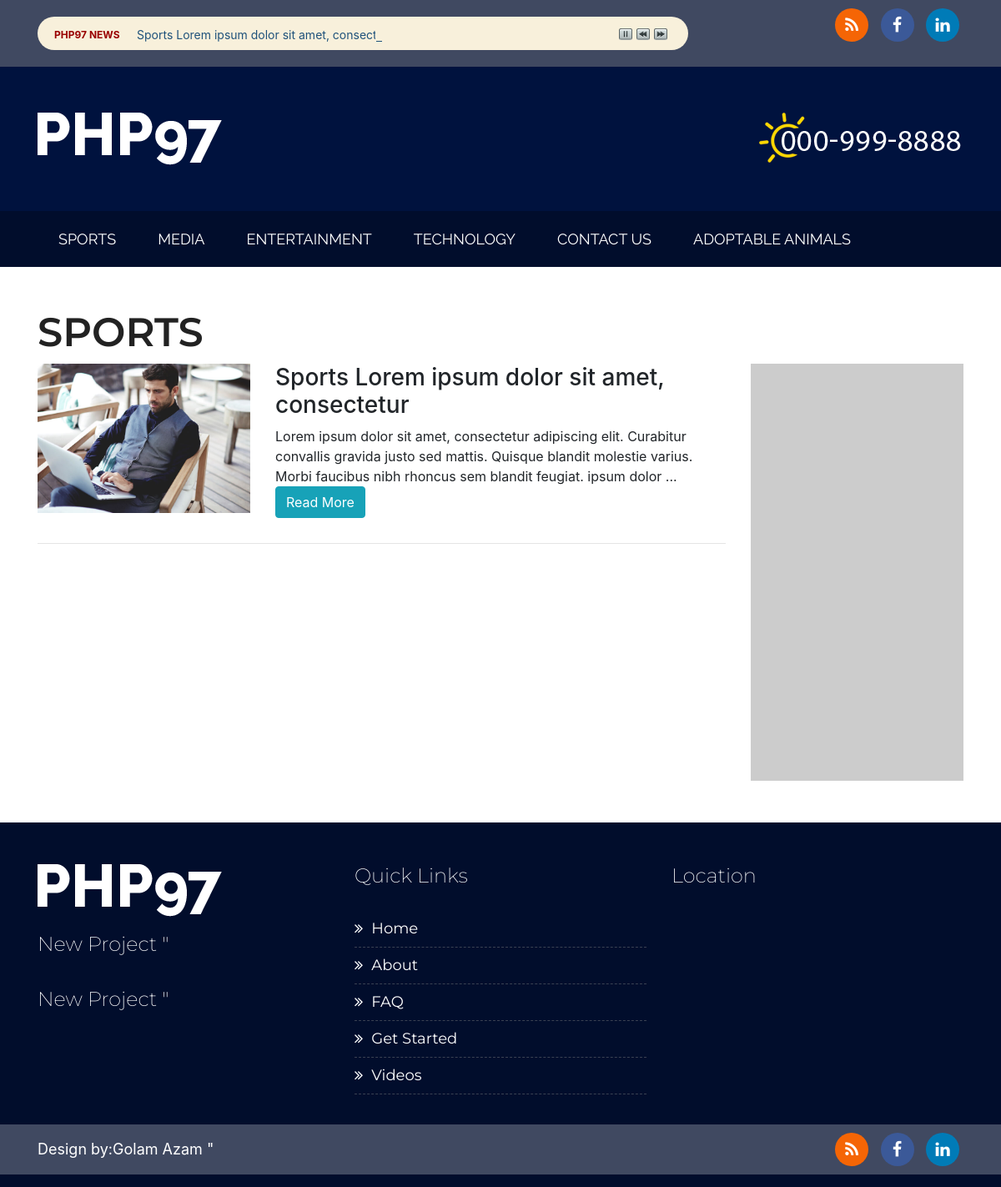
Screenshot of /category.php?cat_id=1 with the database file from the repository.
### tables this page shows
CREATE TABLE `posts` (
  `post_id` int(9) NOT NULL,
  `post_title` varchar(50) NOT NULL,
  `post_slug` varchar(50) NOT NULL,
  `post_description` text NOT NULL,
  `postcat_id` tinyint(4) NOT NULL,
  `post_image` varchar(100) NOT NULL,
  `post_status` tinyint(4) NOT NULL DEFAULT '1',
  `post_insert_date` timestamp NOT NULL DEFAULT CURRENT_TIMESTAMP ON UPDATE CURRENT_TIMESTAMP,
  `post_update_date` datetime NOT NULL
);

CREATE TABLE `settings` (
  `setting_id` int(9) NOT NULL,
  `setting_tagline` varchar(50) NOT NULL,
  `setting_logo` varchar(50) NOT NULL,
  `setting_phone` varchar(50) NOT NULL,
  `setting_facebook` varchar(50) NOT NULL,
  `setting_rss` varchar(100) NOT NULL,
  `setting_twitter` varchar(100) NOT NULL,
  `setting_linkedin` varchar(100) NOT NULL,
  `setting_google` varchar(100) NOT NULL,
  `setting_copyright` varchar(100) NOT NULL,
  `setting_googlemap` text NOT NULL,
  `setting_footertext` varchar(100) NOT NULL
);

CREATE TABLE `postcategory` (
  `postcat_id` int(9) NOT NULL,
  `postcat_title` varchar(20) NOT NULL,
  `postcat_slug` varchar(50) NOT NULL,
  `postcat_desctiption` varchar(200) NOT NULL,
  `postcat_image` varchar(100) NOT NULL,
  `postcat_insert_date` timestamp NOT NULL DEFAULT CURRENT_TIMESTAMP ON UPDATE CURRENT_TIMESTAMP,
  `postcat_update_date` datetime NOT NULL
);

### classes/class.frontend.php (called while the page is built, shortened)
<?php
class FRONTEND {
    private $conn;
    public function __construct() {
        $database = new Database();
        $db = $database->dbConnection();
        $this->conn = $db;
    }
    public function runQuery($sql) {
        $stmt = $this->conn->prepare($sql);
        return $stmt;
    }
       public function selectcatname($id){
           $sql = "SELECT postcat_title FROM postcategory WHERE postcat_id=$id";
            $stmt = $this->conn->prepare($sql);
            $stmt->execute();
            $row = $stmt->fetch(PDO::FETCH_ASSOC);
           if($stmt->rowCount() > 0){
               return $row['postcat_title'];
           }else{
               return FALSE;
           }
    }
}
?>

### category.php (the view)
<?php
include('./includes/header.php') ;
require_once("./classes/class.frontend.php");
$frontendobj = new FRONTEND();
$postcat_id = $_GET['cat_id'];
$post_stm = $frontendobj->runQuery("SELECT * FROM posts WHERE postcat_id=$postcat_id");
$post_stm->execute();
$posts=$post_stm->fetchAll(PDO::FETCH_ASSOC);
?>
        <section id="pagecontent">
            <div class="container">
                <div class="row">
                    <div class="col-lg-12">
                        <h2 class="pageTitle"><?php
                        $catname = $frontendobj->selectcatname($postcat_id);
                        echo $catname;
                        ?></h2>
                    </div>
                </div>
                <div class="row">
                    <div class="col-lg-9">
                       <?php
foreach ($posts as $post){
                       ?>
                       <div class="row postitem">
                            <div class="col-lg-4">
                                <img src="admin/uploads/<?=$post['post_image']; ?>" width="400" />
                            </div>
                            <div class="col-lg-8">
                                <div class="aboutcontent wow fadeInRight" data-wow-delay="300">
                                    <h3><?=$post['post_title']; ?> </h3>
                            <?php
                                       if(strlen($post['post_description']) > 200){
                              echo substr($post['post_description'], 0 ,200). "...";
                          }
                                        ?>
                                    <br/>
                            <a href="single.php?post=<?php echo $post['post_slug'] ?>" class="btn btn-info btn-small">Read More</a>
                        </div>
                            </div>
                        </div>
                        <hr/>
<?php } ?>
                    </div>
                    <div class="col-lg-3">
                        <div class="sidebar">
                        </div>
                    </div>
                </div>
            </div>
        </section>
<?php include('./includes/footer.php') ;?>

### includes/header.php (shortened to what this page needs)
<?php
require_once("classes/class.frontend.php");
$frontendobj = new FRONTEND();
$poststm = $frontendobj->runQuery("SELECT * FROM posts");
$poststm->execute();
$posts=$poststm->fetchAll(PDO::FETCH_ASSOC);
$sstm = $frontendobj->runQuery("SELECT * FROM settings WHERE setting_id=1");
$sstm->execute();
$settings=$sstm->fetch(PDO::FETCH_ASSOC);
$facebook = $settings['setting_facebook'];
$rss = $settings['setting_rss'];
$google = $settings['setting_google'];
$setting_logo = $settings['setting_logo'];
$setting_phone= $settings['setting_phone'];
?>
<!DOCTYPE html>
<html>
    <head>
        <link rel="stylesheet" href="assets/css/bootstrap.min.css" type="text/css" />
        <link rel="stylesheet" href="assets/css/font-awesome.min.css" type="text/css" />
        <link rel="stylesheet" href="assets/css/animate.min.css" type="text/css" />
        <link rel="stylesheet" href="assets/css/prettyPhoto.css" type="text/css" />
        <link rel="stylesheet" href="assets/css/owl.carousel.min.css" type="text/css" />
        <link rel="stylesheet" href="assets/css/owl.theme.default.min.css" type="text/css" />
        <link rel="stylesheet" href="assets/css/ticker-style.css" type="text/css" />
        <link rel="stylesheet" href="assets/css/style.css" type="text/css" />
    </head>
    <body>
        <section id="header">
            <div class="topbar">
        <div class="container">
            <div class="row">
                <div class="col-lg-9">
                    <ul id="js-news">
                  <?php foreach ($posts as $post){ ?>
                        <li class="news-item"><?php echo $post['post_title']; ?></li>
                  <?php } ?>
	</ul>
                </div>
                <div class="col-lg-3 mr0">
                    <ul class="social-network social-circle text-right">
                        <?php if($rss!=""){?>
                        <li><a href="<?php echo $rss;?>" class="icoRss" title="Rss"><i class="fa fa-rss"></i></a></li>
                        <?php } ?>
                        <?php if($facebook!=""){?>
                        <li><a href="<?php echo $facebook;?>" class="icoFacebook" title="Facebook"><i class="fa fa-facebook"></i></a></li>
                        <?php } ?>
                        <?php if($google!=""){?>
                        <li><a href="<?php echo $google;?>" class="icoLinkedin" title="Linkedin"><i class="fa fa-linkedin"></i></a></li>
                        <?php } ?>
                    </ul>
                </div>
            </div>
        </div>
    </div>
            <div class="headerTop">
                <div class="container">
                    <div class="row">
                        <div class="col-lg-6">
                            <div class="logo wow fadeInLeft" data-wow-delay="300">
                                <a href="#" title="php97">
                                    <?php if($setting_logo!=""){?>
                                    <img src="admin/uploads/<?php echo $setting_logo; ?>" alt="php97" />
                                    <?php }else{ ?>
                                    <img src="assets/images/logo-php97.png" alt="php97" />
                                    <?php } ?>
                                </a>
                            </div>
                        </div>
                        <div class="col-lg-6">
                            <div class="phone text-right  wow fadeInRight" data-wow-delay="300">
                                <?php if($setting_phone!=""){?>
                                <img src="admin/uploads/<?php echo $setting_phone; ?>" alt="PHP97 Phone Number" />
                               <?php }else{ ?>
                                <img src="assets/images/phone.png" alt="PHP97 Phone Number" />
                                 <?php } ?>
                            </div>
                        </div>
                    </div>
                </div>
            </div>
            <div class="navigation wow fadeInUp" data-wow-delay="600">
                <div class="container">
                    <div class="row">
                        <div class="col-lg-12">
                            <nav class="navbar navbar-expand-lg navbar-dark bg-light navbg-php97">
                                <div class="collapse navbar-collapse" id="navbarNavDropdown">
                                    <ul class="navbar-nav">
                                        <li class="nav-item active">
                                            <a class="nav-link" href="category.php?cat_id=1">Sports<span class="sr-only">(current)</span></a>
                                        </li>
                                        <li class="nav-item">
                                            <a class="nav-link" href="#">Media</a>
                                        </li>
                                        <li class="nav-item">
                                            <a class="nav-link" href="#">Entertainment</a>
                                        </li>
                                        <li class="nav-item">
                                            <a class="nav-link" href="#">Technology</a>
                                        </li>
                                        <li class="nav-item">
                                            <a class="nav-link" href="#">CONTACT US</a>
                                        </li>
                                        <li class="nav-item">
                                            <a class="nav-link" href="#">ADOPTABLE ANIMALS</a>
                                        </li>
                                    </ul>
                                </div>
                            </nav>
                        </div>
                    </div>
                </div>
            </div>
        </section>

### includes/footer.php (shortened to what this page needs)
<?php
require_once("classes/class.frontend.php");
$frontendobj = new FRONTEND();
$sstm = $frontendobj->runQuery("SELECT * FROM settings WHERE setting_id=1");
$sstm->execute();
$settings=$sstm->fetch(PDO::FETCH_ASSOC);
$facebook = $settings['setting_facebook'];
$rss = $settings['setting_rss'];
$google = $settings['setting_google'];
$setting_copyright=$settings['setting_copyright'];
$setting_footertext=$settings['setting_footertext'];
?>
<section id="footer">
    <div class="footerTop">
        <div class="container">
            <div class="row">
                <div class="col-lg-4">
                    <div class="footerlogo">
                        <a href="#" title="php97">
                                    <img src="assets/images/logo-php97.png" alt="php97" />
                                </a>
                        <div class="footercontent">
                            <?php if($setting_footertext!=""){?>
                            <p><?php echo $setting_footertext;?>"</p>
                             <?php } ?>
                             <?php if($setting_footertext!=""){?>
                             <p><?php echo $setting_footertext;?>"</p>
                             <?php } ?>
                        </div>
                    </div>
                </div>
                 <div class="col-lg-4">
                     <div class="footercol">
                         <h3>Quick Links</h3>
                         <ul class="list-unstyled quick-links">
						<li><a href="javascript:void();"><i class="fa fa-angle-double-right"></i>Home</a></li>
						<li><a href="javascript:void();"><i class="fa fa-angle-double-right"></i>About</a></li>
						<li><a href="javascript:void();"><i class="fa fa-angle-double-right"></i>FAQ</a></li>
						<li><a href="javascript:void();"><i class="fa fa-angle-double-right"></i>Get Started</a></li>
						<li><a href="javascript:void();"><i class="fa fa-angle-double-right"></i>Videos</a></li>
					</ul>
                     </div>
                </div>
                 <div class="col-lg-4">
                    <div class="footercol">
                         <h3>Location</h3>
                     </div>
                </div>
            </div>
        </div>
    </div>
    <div class="footerBottom">
        <div class="container">
            <div class="row">
                <div class="col-lg-6">
                     <?php if($setting_copyright!=""){?>
                    <p><?php echo $setting_copyright;?>"</p>
                    <?php } ?>
                </div>
                <div class="col-lg-6">
                    <ul class="social-network social-circle text-right">
                        <?php if($rss!=""){?>
                        <li><a href="<?php echo $rss;?>" class="icoRss" title="Rss"><i class="fa fa-rss"></i></a></li>
                        <?php } ?>
                        <?php if($facebook!=""){?>
                        <li><a href="<?php echo $facebook;?>" class="icoFacebook" title="Facebook"><i class="fa fa-facebook"></i></a></li>
                        <?php } ?>
                        <?php if($google!=""){?>
                        <li><a href="<?php echo $google;?>" class="icoLinkedin" title="Linkedin"><i class="fa fa-linkedin"></i></a></li>
                        <?php } ?>
                    </ul>
                </div>
            </div>
        </div>
    </div>
</section>
    </body>
</html>

### assets/css/style.css (style rules this page uses)
img { max-width: 100%; }
p { font-size: 18px; }
.headerTop { padding: 55px 0px; background: #00123e; width: 100%; }
.navigation { background: #010d2c; }
.navbg-php97 { background: #010d2c !important; }
.navbar { padding: 0px; }
.navigation ul.navbar-nav > li > a { font-family: 'Raleway'; font-size: 18px; text-transform: uppercase; padding: 20px 25px !important; color: #fff!important; }
#footer { background: #010d2c; padding: 50px 0px 15px 0px; }
.footercontent p { font-family: 'Montserrat'; font-weight: 200; font-size: 24px; margin-bottom: 40px; line-height: 26px; color: #fff; }
.footerlogo a { margin-bottom: 20px; display: block; }
.footercol h3 { font-family: 'Montserrat'; font-weight: 200; font-size: 24px; color: #fff; }
.quick-links li a { padding: 8px 0px; color: #fff; font-family: 'Montserrat'; font-weight: 400; font-size: 18px; text-decoration: none; display: block; border-bottom: 1px dashed #3a4152; transition: 1s; }
.quick-links { padding: 20px 0px; }
.quick-links li a i { margin-right: 10px; }
.footerBottom { width: 100%; display: block; background: #404961; }
.topbar { width: 100%; display: block; background: #404961; }
.footerBottom p, .topbar p { line-height: 60px; color: #fff; margin-bottom: 0px; }
ul.social-network { list-style: none; display: block; margin: 10px 0px; padding: 0; }
ul.social-network li { display: inline; margin: 0 5px; }
.social-network a.icoRss { background-color: #F56505; }
.social-network a.icoFacebook { background-color:#3B5998; }
.social-network a.icoLinkedin { background-color:#007bb7; }
.social-circle li a { display:inline-block; position:relative; margin:0 auto 0 auto; -moz-border-radius:50%; -webkit-border-radius:50%; border-radius:50%; text-align:center; width: 40px; height: 40px; font-size:20px; }
.social-circle li i { margin:0; line-height:40px; text-align: center; }
.social-circle i { color: #fff; -webkit-transition: all 0.8s; -moz-transition: all 0.8s; -o-transition: all 0.8s; -ms-transition: all 0.8s; transition: all 0.8s; }
.mr0 { margin-right: 0px; }
.pageTitle { text-transform: uppercase; text-align: left; font-family: 'Montserrat'; font-weight: 600; font-size: 48px; color: #222222; }
#pagecontent { padding: 50px 0px; }
.sidebar { background: #ccc; min-height: 500px; }
#pagecontent img { margin-bottom: 20px; clear: both; }

### rows the page displays
posts: post_title "Sports Lorem ipsum dolor sit amet, consectetur", post_image (picture), post_description "Lorem ipsum dolor sit amet, consectetur adipiscing elit. Curabitur convallis gravida justo sed mattis. Quisque blandit molestie varius. Morbi faucibus nibh rhoncus sem blandit feugiat. ipsum dolor"
settings: setting_logo (picture), setting_phone (picture), setting_footertext "New Project", setting_copyright "Design by:Golam Azam"
postcategory: postcat_title "SPORTS"
